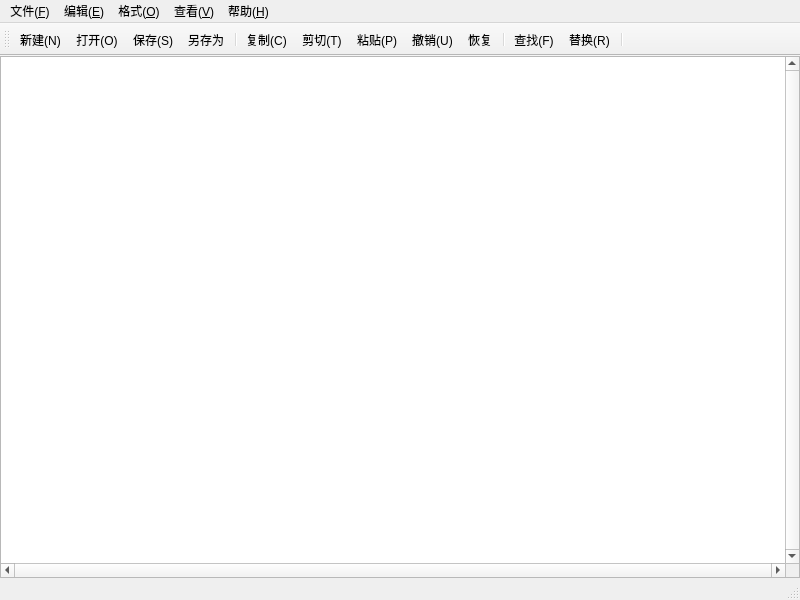
<?xml version="1.0" encoding="UTF-8"?>
<ui version="4.0">
 <class>MainWindow</class>
 <widget class="QMainWindow" name="MainWindow">
  <property name="geometry">
   <rect>
    <x>0</x>
    <y>0</y>
    <width>800</width>
    <height>600</height>
   </rect>
  </property>
  <property name="windowTitle">
   <string>MainWindow</string>
  </property>
  <widget class="QWidget" name="centralwidget">
   <layout class="QHBoxLayout" name="horizontalLayout">
    <property name="leftMargin">
     <number>0</number>
    </property>
    <property name="topMargin">
     <number>0</number>
    </property>
    <property name="rightMargin">
     <number>0</number>
    </property>
    <property name="bottomMargin">
     <number>0</number>
    </property>
    <item>
     <widget class="CodeEditor" name="TextEdit">
      <property name="styleSheet">
       <string notr="true"/>
      </property>
      <property name="verticalScrollBarPolicy">
       <enum>Qt::ScrollBarPolicy::ScrollBarAlwaysOn</enum>
      </property>
      <property name="horizontalScrollBarPolicy">
       <enum>Qt::ScrollBarPolicy::ScrollBarAlwaysOn</enum>
      </property>
     </widget>
    </item>
   </layout>
  </widget>
  <widget class="QMenuBar" name="menubar">
   <property name="geometry">
    <rect>
     <x>0</x>
     <y>0</y>
     <width>800</width>
     <height>20</height>
    </rect>
   </property>
   <widget class="QMenu" name="file">
    <property name="title">
     <string>文件(&amp;F)</string>
    </property>
    <addaction name="actionOpen"/>
    <addaction name="actionNew"/>
    <addaction name="actionSave"/>
    <addaction name="actionSaveAs"/>
    <addaction name="actionExit"/>
   </widget>
   <widget class="QMenu" name="edit">
    <property name="title">
     <string>编辑(&amp;E)</string>
    </property>
    <addaction name="actionUndo"/>
    <addaction name="separator"/>
    <addaction name="actionCut"/>
    <addaction name="actionRedo"/>
    <addaction name="actionCopy"/>
    <addaction name="actionPaste"/>
    <addaction name="actionFind"/>
    <addaction name="actionReplace"/>
    <addaction name="separator"/>
    <addaction name="actionSelectAll"/>
   </widget>
   <widget class="QMenu" name="type">
    <property name="title">
     <string>格式(&amp;O)</string>
    </property>
    <addaction name="actionLineWrap"/>
    <addaction name="actionFont"/>
    <addaction name="actionFontColor"/>
    <addaction name="actionBgColor"/>
    <addaction name="actionShowRowNum"/>
   </widget>
   <widget class="QMenu" name="view">
    <property name="title">
     <string>查看(&amp;V)</string>
    </property>
    <addaction name="actionShowStatusBar"/>
    <addaction name="actionShowToolBar"/>
   </widget>
   <widget class="QMenu" name="help">
    <property name="title">
     <string>帮助(&amp;H)</string>
    </property>
    <addaction name="actionAbout"/>
   </widget>
   <addaction name="file"/>
   <addaction name="edit"/>
   <addaction name="type"/>
   <addaction name="view"/>
   <addaction name="help"/>
  </widget>
  <widget class="QStatusBar" name="statusbar"/>
  <widget class="QToolBar" name="toolBar">
   <property name="windowTitle">
    <string>toolBar</string>
   </property>
   <attribute name="toolBarArea">
    <enum>TopToolBarArea</enum>
   </attribute>
   <attribute name="toolBarBreak">
    <bool>false</bool>
   </attribute>
   <addaction name="actionNew"/>
   <addaction name="actionOpen"/>
   <addaction name="actionSave"/>
   <addaction name="actionSaveAs"/>
   <addaction name="separator"/>
   <addaction name="actionCopy"/>
   <addaction name="actionCut"/>
   <addaction name="actionPaste"/>
   <addaction name="actionUndo"/>
   <addaction name="actionRedo"/>
   <addaction name="separator"/>
   <addaction name="actionFind"/>
   <addaction name="actionReplace"/>
   <addaction name="separator"/>
  </widget>
  <action name="actionNew">
   <property name="icon">
    <iconset theme="QIcon::ThemeIcon::DocumentNew"/>
   </property>
   <property name="text">
    <string>新建(&amp;N)</string>
   </property>
   <property name="shortcut">
    <string>Ctrl+N</string>
   </property>
   <property name="menuRole">
    <enum>QAction::MenuRole::NoRole</enum>
   </property>
  </action>
  <action name="actionOpen">
   <property name="icon">
    <iconset theme="QIcon::ThemeIcon::DocumentOpen"/>
   </property>
   <property name="text">
    <string>打开(&amp;O)</string>
   </property>
   <property name="shortcut">
    <string>Ctrl+O</string>
   </property>
   <property name="menuRole">
    <enum>QAction::MenuRole::NoRole</enum>
   </property>
  </action>
  <action name="actionSave">
   <property name="icon">
    <iconset theme="QIcon::ThemeIcon::DocumentSave"/>
   </property>
   <property name="text">
    <string>保存(&amp;S)</string>
   </property>
   <property name="shortcut">
    <string>Ctrl+S</string>
   </property>
   <property name="menuRole">
    <enum>QAction::MenuRole::NoRole</enum>
   </property>
  </action>
  <action name="actionSaveAs">
   <property name="icon">
    <iconset theme="QIcon::ThemeIcon::DocumentSaveAs"/>
   </property>
   <property name="text">
    <string>另存为</string>
   </property>
   <property name="menuRole">
    <enum>QAction::MenuRole::NoRole</enum>
   </property>
  </action>
  <action name="actionExit">
   <property name="icon">
    <iconset theme="QIcon::ThemeIcon::WindowClose"/>
   </property>
   <property name="text">
    <string>退出(&amp;Q)</string>
   </property>
   <property name="menuRole">
    <enum>QAction::MenuRole::NoRole</enum>
   </property>
  </action>
  <action name="actionUndo">
   <property name="icon">
    <iconset theme="QIcon::ThemeIcon::EditUndo"/>
   </property>
   <property name="text">
    <string>撤销(&amp;U)</string>
   </property>
   <property name="shortcut">
    <string>Ctrl+Z</string>
   </property>
   <property name="menuRole">
    <enum>QAction::MenuRole::NoRole</enum>
   </property>
  </action>
  <action name="actionRedo">
   <property name="icon">
    <iconset theme="QIcon::ThemeIcon::EditRedo"/>
   </property>
   <property name="text">
    <string>恢复</string>
   </property>
   <property name="shortcut">
    <string>Ctrl+Y</string>
   </property>
   <property name="menuRole">
    <enum>QAction::MenuRole::NoRole</enum>
   </property>
  </action>
  <action name="actionCut">
   <property name="icon">
    <iconset theme="QIcon::ThemeIcon::EditCut"/>
   </property>
   <property name="text">
    <string>剪切(&amp;T)</string>
   </property>
   <property name="shortcut">
    <string>Ctrl+X</string>
   </property>
   <property name="menuRole">
    <enum>QAction::MenuRole::NoRole</enum>
   </property>
  </action>
  <action name="actionCopy">
   <property name="icon">
    <iconset theme="QIcon::ThemeIcon::EditCopy"/>
   </property>
   <property name="text">
    <string>复制(&amp;C)</string>
   </property>
   <property name="shortcut">
    <string>Ctrl+C</string>
   </property>
   <property name="menuRole">
    <enum>QAction::MenuRole::NoRole</enum>
   </property>
  </action>
  <action name="actionPaste">
   <property name="icon">
    <iconset theme="QIcon::ThemeIcon::EditPaste"/>
   </property>
   <property name="text">
    <string>粘贴(&amp;P)</string>
   </property>
   <property name="shortcut">
    <string>Ctrl+V</string>
   </property>
   <property name="menuRole">
    <enum>QAction::MenuRole::NoRole</enum>
   </property>
  </action>
  <action name="actionFind">
   <property name="icon">
    <iconset theme="QIcon::ThemeIcon::EditFind"/>
   </property>
   <property name="text">
    <string>查找(&amp;F)</string>
   </property>
   <property name="shortcut">
    <string>Ctrl+F</string>
   </property>
   <property name="menuRole">
    <enum>QAction::MenuRole::NoRole</enum>
   </property>
  </action>
  <action name="actionReplace">
   <property name="icon">
    <iconset theme="sync-synchronizing"/>
   </property>
   <property name="text">
    <string>替换(&amp;R)</string>
   </property>
   <property name="shortcut">
    <string>Ctrl+H</string>
   </property>
   <property name="menuRole">
    <enum>QAction::MenuRole::NoRole</enum>
   </property>
  </action>
  <action name="actionSelectAll">
   <property name="text">
    <string>全选(&amp;A)</string>
   </property>
   <property name="shortcut">
    <string>Ctrl+A</string>
   </property>
   <property name="menuRole">
    <enum>QAction::MenuRole::NoRole</enum>
   </property>
  </action>
  <action name="actionLineWrap">
   <property name="checkable">
    <bool>true</bool>
   </property>
   <property name="text">
    <string>自动换行</string>
   </property>
   <property name="menuRole">
    <enum>QAction::MenuRole::NoRole</enum>
   </property>
  </action>
  <action name="actionShowStatusBar">
   <property name="checkable">
    <bool>true</bool>
   </property>
   <property name="text">
    <string>状态栏(&amp;S)</string>
   </property>
   <property name="menuRole">
    <enum>QAction::MenuRole::NoRole</enum>
   </property>
  </action>
  <action name="actionAbout">
   <property name="text">
    <string>关于</string>
   </property>
  </action>
  <action name="actionShowToolBar">
   <property name="checkable">
    <bool>true</bool>
   </property>
   <property name="text">
    <string>工具栏</string>
   </property>
   <property name="menuRole">
    <enum>QAction::MenuRole::NoRole</enum>
   </property>
  </action>
  <action name="actionShowRowNum">
   <property name="checkable">
    <bool>true</bool>
   </property>
   <property name="text">
    <string>显示行号</string>
   </property>
   <property name="menuRole">
    <enum>QAction::MenuRole::NoRole</enum>
   </property>
  </action>
  <action name="actionFontColor">
   <property name="text">
    <string>字体颜色</string>
   </property>
  </action>
  <action name="actionBgColor">
   <property name="text">
    <string>背景颜色</string>
   </property>
   <property name="menuRole">
    <enum>QAction::MenuRole::NoRole</enum>
   </property>
  </action>
  <action name="actionFont">
   <property name="text">
    <string>字体</string>
   </property>
   <property name="menuRole">
    <enum>QAction::MenuRole::NoRole</enum>
   </property>
  </action>
 </widget>
 <customwidgets>
  <customwidget>
   <class>CodeEditor</class>
   <extends>QPlainTextEdit</extends>
   <header location="global">codeeditor.h</header>
  </customwidget>
 </customwidgets>
 <resources/>
 <connections/>
</ui>
